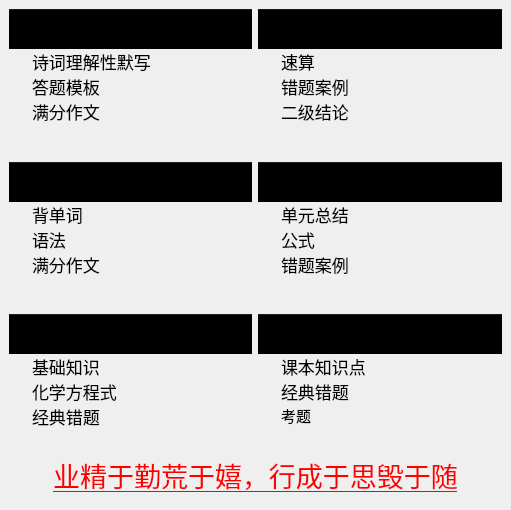
    <widget class="QWidget" name="shouye">
     <attribute name="icon">
      <iconset resource="img.qrc">
       <normaloff>:/子标/图片文件夹/首页.png</normaloff>:/子标/图片文件夹/首页.png</iconset>
     </attribute>
     <attribute name="title">
      <string>首页</string>
     </attribute>
     <widget class="QTreeWidget" name="Math">
      <property name="geometry">
       <rect>
        <x>258</x>
        <y>9</y>
        <width>244</width>
        <height>147</height>
       </rect>
      </property>
      <property name="styleSheet">
       <string notr="true">background-color: rgb(255, 255, 255,0);</string>
      </property>
      <property name="frameShape">
       <enum>QFrame::NoFrame</enum>
      </property>
      <column>
       <property name="text">
        <string>数学</string>
       </property>
       <property name="font">
        <font>
         <family>楷体</family>
         <pointsize>18</pointsize>
         <weight>75</weight>
         <bold>true</bold>
        </font>
       </property>
       <property name="icon">
        <iconset resource="img.qrc">
         <normaloff>:/六科/图片文件夹/数学.png</normaloff>:/六科/图片文件夹/数学.png</iconset>
       </property>
      </column>
      <item>
       <property name="text">
        <string>速算</string>
       </property>
       <property name="font">
        <font>
         <family>楷体</family>
         <pointsize>13</pointsize>
        </font>
       </property>
       <property name="icon">
        <iconset resource="img.qrc">
         <normaloff>:/子标/图片文件夹/速算.png</normaloff>:/子标/图片文件夹/速算.png</iconset>
       </property>
      </item>
      <item>
       <property name="text">
        <string>错题案例</string>
       </property>
       <property name="font">
        <font>
         <family>楷体</family>
         <pointsize>13</pointsize>
         <strikeout>false</strikeout>
        </font>
       </property>
       <property name="icon">
        <iconset resource="img.qrc">
         <normaloff>:/子标/图片文件夹/错题案例.png</normaloff>:/子标/图片文件夹/错题案例.png</iconset>
       </property>
      </item>
      <item>
       <property name="text">
        <string>二级结论</string>
       </property>
       <property name="font">
        <font>
         <family>楷体</family>
         <pointsize>13</pointsize>
         <strikeout>false</strikeout>
        </font>
       </property>
       <property name="icon">
        <iconset resource="img.qrc">
         <normaloff>:/子标/图片文件夹/二级结论.png</normaloff>:/子标/图片文件夹/二级结论.png</iconset>
       </property>
      </item>
     </widget>
     <widget class="QTreeWidget" name="Chemistry">
      <property name="geometry">
       <rect>
        <x>9</x>
        <y>314</y>
        <width>243</width>
        <height>131</height>
       </rect>
      </property>
      <property name="styleSheet">
       <string notr="true">background-color: rgb(255, 255, 255,0);</string>
      </property>
      <property name="frameShape">
       <enum>QFrame::NoFrame</enum>
      </property>
      <column>
       <property name="text">
        <string>化学</string>
       </property>
       <property name="font">
        <font>
         <family>楷体</family>
         <pointsize>18</pointsize>
         <weight>75</weight>
         <bold>true</bold>
        </font>
       </property>
       <property name="icon">
        <iconset resource="img.qrc">
         <normaloff>:/六科/图片文件夹/化学.png</normaloff>:/六科/图片文件夹/化学.png</iconset>
       </property>
      </column>
      <item>
       <property name="text">
        <string>基础知识</string>
       </property>
       <property name="font">
        <font>
         <family>楷体</family>
         <pointsize>13</pointsize>
         <weight>50</weight>
         <italic>false</italic>
         <bold>false</bold>
         <underline>false</underline>
        </font>
       </property>
       <property name="icon">
        <iconset resource="img.qrc">
         <normaloff>:/子标/图片文件夹/基础知识.png</normaloff>:/子标/图片文件夹/基础知识.png</iconset>
       </property>
      </item>
      <item>
       <property name="text">
        <string>化学方程式</string>
       </property>
       <property name="font">
        <font>
         <family>楷体</family>
         <pointsize>13</pointsize>
         <strikeout>false</strikeout>
        </font>
       </property>
       <property name="icon">
        <iconset resource="img.qrc">
         <normaloff>:/子标/图片文件夹/化学方程式.png</normaloff>:/子标/图片文件夹/化学方程式.png</iconset>
       </property>
      </item>
      <item>
       <property name="text">
        <string>经典错题</string>
       </property>
       <property name="font">
        <font>
         <family>楷体</family>
         <pointsize>13</pointsize>
         <strikeout>false</strikeout>
        </font>
       </property>
       <property name="icon">
        <iconset resource="img.qrc">
         <normaloff>:/子标/图片文件夹/错题案例.png</normaloff>:/子标/图片文件夹/错题案例.png</iconset>
       </property>
      </item>
     </widget>
     <widget class="QTreeWidget" name="Physics">
      <property name="geometry">
       <rect>
        <x>258</x>
        <y>162</y>
        <width>244</width>
        <height>146</height>
       </rect>
      </property>
      <property name="styleSheet">
       <string notr="true">background-color: rgb(255, 255, 255,0);</string>
      </property>
      <property name="frameShape">
       <enum>QFrame::NoFrame</enum>
      </property>
      <column>
       <property name="text">
        <string>物理</string>
       </property>
       <property name="font">
        <font>
         <family>楷体</family>
         <pointsize>18</pointsize>
         <weight>75</weight>
         <bold>true</bold>
        </font>
       </property>
       <property name="icon">
        <iconset resource="img.qrc">
         <normaloff>:/六科/图片文件夹/物理.png</normaloff>:/六科/图片文件夹/物理.png</iconset>
       </property>
      </column>
      <item>
       <property name="text">
        <string>单元总结</string>
       </property>
       <property name="font">
        <font>
         <family>楷体</family>
         <pointsize>13</pointsize>
        </font>
       </property>
       <property name="icon">
        <iconset resource="img.qrc">
         <normaloff>:/子标/图片文件夹/单元总结.png</normaloff>:/子标/图片文件夹/单元总结.png</iconset>
       </property>
      </item>
      <item>
       <property name="text">
        <string>公式</string>
       </property>
       <property name="font">
        <font>
         <family>楷体</family>
         <pointsize>13</pointsize>
         <strikeout>false</strikeout>
        </font>
       </property>
       <property name="icon">
        <iconset resource="img.qrc">
         <normaloff>:/子标/图片文件夹/公式.png</normaloff>:/子标/图片文件夹/公式.png</iconset>
       </property>
      </item>
      <item>
       <property name="text">
        <string>错题案例</string>
       </property>
       <property name="font">
        <font>
         <family>楷体</family>
         <pointsize>13</pointsize>
         <strikeout>false</strikeout>
        </font>
       </property>
       <property name="icon">
        <iconset resource="img.qrc">
         <normaloff>:/子标/图片文件夹/错题案例.png</normaloff>:/子标/图片文件夹/错题案例.png</iconset>
       </property>
      </item>
     </widget>
     <widget class="QTreeWidget" name="Biology">
      <property name="geometry">
       <rect>
        <x>258</x>
        <y>314</y>
        <width>244</width>
        <height>131</height>
       </rect>
      </property>
      <property name="styleSheet">
       <string notr="true">background-color: rgb(255, 255, 255,0);</string>
      </property>
      <property name="frameShape">
       <enum>QFrame::NoFrame</enum>
      </property>
      <column>
       <property name="text">
        <string>生物</string>
       </property>
       <property name="font">
        <font>
         <family>楷体</family>
         <pointsize>18</pointsize>
         <weight>75</weight>
         <bold>true</bold>
        </font>
       </property>
       <property name="icon">
        <iconset resource="img.qrc">
         <normaloff>:/六科/图片文件夹/生物.png</normaloff>:/六科/图片文件夹/生物.png</iconset>
       </property>
      </column>
      <item>
       <property name="text">
        <string>课本知识点</string>
       </property>
       <property name="font">
        <font>
         <family>楷体</family>
         <pointsize>13</pointsize>
        </font>
       </property>
       <property name="icon">
        <iconset resource="img.qrc">
         <normaloff>:/子标/图片文件夹/课本知识点.png</normaloff>:/子标/图片文件夹/课本知识点.png</iconset>
       </property>
      </item>
      <item>
       <property name="text">
        <string>经典错题</string>
       </property>
       <property name="font">
        <font>
         <family>楷体</family>
         <pointsize>13</pointsize>
         <strikeout>false</strikeout>
        </font>
       </property>
       <property name="icon">
        <iconset resource="img.qrc">
         <normaloff>:/子标/图片文件夹/错题案例.png</normaloff>:/子标/图片文件夹/错题案例.png</iconset>
       </property>
      </item>
      <item>
       <property name="text">
        <string>考题</string>
       </property>
       <property name="font">
        <font>
         <family>楷体</family>
         <pointsize>11</pointsize>
         <strikeout>false</strikeout>
        </font>
       </property>
       <property name="icon">
        <iconset resource="img.qrc">
         <normaloff>:/子标/图片文件夹/考题.png</normaloff>:/子标/图片文件夹/考题.png</iconset>
       </property>
      </item>
     </widget>
     <widget class="QTreeWidget" name="Chinese">
      <property name="geometry">
       <rect>
        <x>9</x>
        <y>9</y>
        <width>243</width>
        <height>147</height>
       </rect>
      </property>
      <property name="font">
       <font>
        <family>楷体</family>
       </font>
      </property>
      <property name="autoFillBackground">
       <bool>false</bool>
      </property>
      <property name="styleSheet">
       <string notr="true">background-color: rgb(255, 255, 255,0);</string>
      </property>
      <property name="frameShape">
       <enum>QFrame::NoFrame</enum>
      </property>
      <property name="frameShadow">
       <enum>QFrame::Sunken</enum>
      </property>
      <property name="tabKeyNavigation">
       <bool>false</bool>
      </property>
      <property name="defaultDropAction">
       <enum>Qt::IgnoreAction</enum>
      </property>
      <property name="uniformRowHeights">
       <bool>false</bool>
      </property>
      <property name="allColumnsShowFocus">
       <bool>false</bool>
      </property>
      <attribute name="headerHighlightSections">
       <bool>false</bool>
      </attribute>
      <attribute name="headerShowSortIndicator" stdset="0">
       <bool>false</bool>
      </attribute>
      <column>
       <property name="text">
        <string>语文</string>
       </property>
       <property name="font">
        <font>
         <family>楷体</family>
         <pointsize>18</pointsize>
         <weight>75</weight>
         <bold>true</bold>
        </font>
       </property>
       <property name="icon">
        <iconset resource="img.qrc">
         <normaloff>:/六科/图片文件夹/语文.png</normaloff>:/六科/图片文件夹/语文.png</iconset>
       </property>
      </column>
      <item>
       <property name="text">
        <string>诗词理解性默写</string>
       </property>
       <property name="font">
        <font>
         <family>楷体</family>
         <pointsize>13</pointsize>
         <weight>50</weight>
         <bold>false</bold>
        </font>
       </property>
       <property name="icon">
        <iconset resource="img.qrc">
         <normaloff>:/子标/图片文件夹/理解性默写.png</normaloff>:/子标/图片文件夹/理解性默写.png</iconset>
       </property>
      </item>
      <item>
       <property name="text">
        <string>答题模板</string>
       </property>
       <property name="font">
        <font>
         <family>楷体</family>
         <pointsize>13</pointsize>
         <strikeout>false</strikeout>
        </font>
       </property>
       <property name="background">
        <brush brushstyle="NoBrush">
         <color alpha="255">
          <red>255</red>
          <green>255</green>
          <blue>255</blue>
         </color>
        </brush>
       </property>
       <property name="foreground">
        <brush brushstyle="NoBrush">
         <color alpha="255">
          <red>0</red>
          <green>0</green>
          <blue>0</blue>
         </color>
        </brush>
       </property>
       <property name="icon">
        <iconset resource="img.qrc">
         <normaloff>:/子标/图片文件夹/答题模板.png</normaloff>:/子标/图片文件夹/答题模板.png</iconset>
       </property>
      </item>
      <item>
       <property name="text">
        <string>满分作文</string>
       </property>
       <property name="font">
        <font>
         <family>楷体</family>
         <pointsize>13</pointsize>
         <strikeout>false</strikeout>
        </font>
       </property>
       <property name="icon">
        <iconset resource="img.qrc">
         <normaloff>:/子标/图片文件夹/满分作文.png</normaloff>:/子标/图片文件夹/满分作文.png</iconset>
       </property>
      </item>
     </widget>
     <widget class="QLabel" name="matt">
      <property name="geometry">
       <rect>
        <x>10</x>
        <y>450</y>
        <width>491</width>
        <height>51</height>
       </rect>
      </property>
      <property name="palette">
       <palette>
        <active>
         <colorrole role="WindowText">
          <brush brushstyle="SolidPattern">
           <color alpha="255">
            <red>255</red>
            <green>0</green>
            <blue>0</blue>
           </color>
          </brush>
         </colorrole>
         <colorrole role="Text">
          <brush brushstyle="SolidPattern">
           <color alpha="255">
            <red>255</red>
            <green>0</green>
            <blue>0</blue>
           </color>
          </brush>
         </colorrole>
         <colorrole role="ButtonText">
          <brush brushstyle="SolidPattern">
           <color alpha="255">
            <red>255</red>
            <green>0</green>
            <blue>0</blue>
           </color>
          </brush>
         </colorrole>
         <colorrole role="PlaceholderText">
          <brush brushstyle="NoBrush">
           <color alpha="128">
            <red>255</red>
            <green>0</green>
            <blue>0</blue>
           </color>
          </brush>
         </colorrole>
        </active>
        <inactive>
         <colorrole role="WindowText">
          <brush brushstyle="SolidPattern">
           <color alpha="255">
            <red>255</red>
            <green>0</green>
            <blue>0</blue>
           </color>
          </brush>
         </colorrole>
         <colorrole role="Text">
          <brush brushstyle="SolidPattern">
           <color alpha="255">
            <red>255</red>
            <green>0</green>
            <blue>0</blue>
           </color>
          </brush>
         </colorrole>
         <colorrole role="ButtonText">
          <brush brushstyle="SolidPattern">
           <color alpha="255">
            <red>255</red>
            <green>0</green>
            <blue>0</blue>
           </color>
          </brush>
         </colorrole>
         <colorrole role="PlaceholderText">
          <brush brushstyle="NoBrush">
           <color alpha="128">
            <red>255</red>
            <green>0</green>
            <blue>0</blue>
           </color>
          </brush>
         </colorrole>
        </inactive>
        <disabled>
         <colorrole role="WindowText">
          <brush brushstyle="SolidPattern">
           <color alpha="255">
            <red>255</red>
            <green>0</green>
            <blue>0</blue>
           </color>
          </brush>
         </colorrole>
         <colorrole role="Text">
          <brush brushstyle="SolidPattern">
           <color alpha="255">
            <red>255</red>
            <green>0</green>
            <blue>0</blue>
           </color>
          </brush>
         </colorrole>
         <colorrole role="ButtonText">
          <brush brushstyle="SolidPattern">
           <color alpha="255">
            <red>255</red>
            <green>0</green>
            <blue>0</blue>
           </color>
          </brush>
         </colorrole>
         <colorrole role="PlaceholderText">
          <brush brushstyle="NoBrush">
           <color alpha="128">
            <red>255</red>
            <green>0</green>
            <blue>0</blue>
           </color>
          </brush>
         </colorrole>
        </disabled>
       </palette>
      </property>
      <property name="font">
       <font>
        <family>楷体</family>
        <pointsize>20</pointsize>
        <underline>true</underline>
       </font>
      </property>
      <property name="styleSheet">
       <string notr="true">color: rgb(255, 0, 0);</string>
      </property>
      <property name="text">
       <string>业精于勤荒于嬉，行成于思毁于随</string>
      </property>
      <property name="textFormat">
       <enum>Qt::RichText</enum>
      </property>
      <property name="scaledContents">
       <bool>false</bool>
      </property>
      <property name="alignment">
       <set>Qt::AlignCenter</set>
      </property>
      <property name="margin">
       <number>1</number>
      </property>
     </widget>
     <widget class="QTreeWidget" name="English">
      <property name="geometry">
       <rect>
        <x>9</x>
        <y>162</y>
        <width>243</width>
        <height>146</height>
       </rect>
      </property>
      <property name="styleSheet">
       <string notr="true">background-color: rgb(255, 255, 255,0);</string>
      </property>
      <property name="frameShape">
       <enum>QFrame::NoFrame</enum>
      </property>
      <column>
       <property name="text">
        <string>英语</string>
       </property>
       <property name="font">
        <font>
         <family>楷体</family>
         <pointsize>18</pointsize>
         <weight>75</weight>
         <bold>true</bold>
        </font>
       </property>
       <property name="icon">
        <iconset resource="img.qrc">
         <normaloff>:/六科/图片文件夹/英语.png</normaloff>:/六科/图片文件夹/英语.png</iconset>
       </property>
      </column>
      <item>
       <property name="text">
        <string>背单词</string>
       </property>
       <property name="font">
        <font>
         <family>楷体</family>
         <pointsize>13</pointsize>
        </font>
       </property>
       <property name="icon">
        <iconset resource="img.qrc">
         <normaloff>:/子标/图片文件夹/背单词.png</normaloff>:/子标/图片文件夹/背单词.png</iconset>
       </property>
      </item>
      <item>
       <property name="text">
        <string>语法</string>
       </property>
       <property name="font">
        <font>
         <family>楷体</family>
         <pointsize>13</pointsize>
         <strikeout>false</strikeout>
        </font>
       </property>
       <property name="icon">
        <iconset resource="img.qrc">
         <normaloff>:/子标/图片文件夹/语法.png</normaloff>:/子标/图片文件夹/语法.png</iconset>
       </property>
      </item>
      <item>
       <property name="text">
        <string>满分作文</string>
       </property>
       <property name="font">
        <font>
         <family>楷体</family>
         <pointsize>13</pointsize>
         <strikeout>false</strikeout>
        </font>
       </property>
       <property name="icon">
        <iconset resource="img.qrc">
         <normaloff>:/子标/图片文件夹/满分作文英语.png</normaloff>:/子标/图片文件夹/满分作文英语.png</iconset>
       </property>
      </item>
     </widget>
    </widget>
